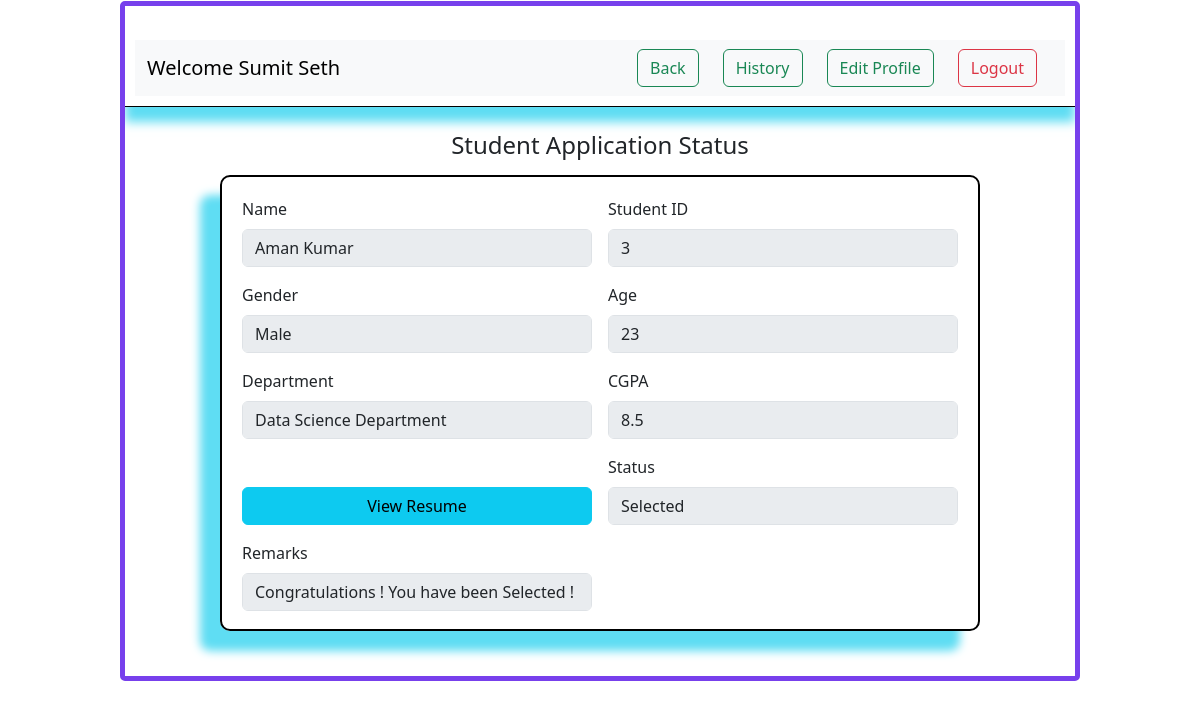
The page /student/status/2/2 (signed in) on the database its author committed.
### application/models.py (models this page shows)
class User(db.Model) :
    id = db.Column(db.Integer, primary_key=True)
    username = db.Column(db.String(150), unique=True, nullable=False)
    email = db.Column(db.String(100), unique=True, nullable=False)
    password = db.Column(db.String(150), nullable=False)
    role = db.Column(db.String(20), nullable=False)    # 'admin', 'student', 'company'
    is_active = db.Column(db.Boolean, default=True)
    age = db.Column(db.Integer)
    gender = db.Column(db.String(20))
    department = db.Column(db.String(100))
    cgpa = db.Column(db.Float)
    resume = db.Column(db.String(200))
    brief = db.Column(db.Text)
    headquarter = db.Column(db.String(200))
    website = db.Column(db.String(200))
    hr_contact = db.Column(db.String(150))
    is_approved = db.Column(db.Boolean, default=False)
    applications = db.relationship('Application', backref='student', cascade='all, delete')  #If student is deleted -> applications also deleted.
    drives = db.relationship('PlacementDrive', backref='company', cascade="all, delete")     #If company is deleted -> drives also deleted

class Application(db.Model) :
    id = db.Column(db.Integer, primary_key=True)
    student_id = db.Column(db.Integer, db.ForeignKey('user.id'), nullable=False)
    drive_id = db.Column(db.Integer, db.ForeignKey('placement_drive.id'), nullable=False)
    application_date = db.Column(db.Date)
    status = db.Column(db.String(50), default='Applied')           # 'Applied', 'Shortlisted', 'Selected', 'Rejected'
    remarks = db.Column(db.Text)
    __table_args__ = (db.UniqueConstraint('student_id', 'drive_id', name='unique_application'),)     #to prevent duplicate applications

### application/controllers.py (the view)
@app.route("/student/status/<int:app_id>/<int:drive_id>")
def std_status(app_id, drive_id) :
        if 'user_id' not in session or session.get('role') != 'student':
            return redirect(url_for('login'))
        this_user= User.query.get(session['user_id'])
        drive = PlacementDrive.query.get(drive_id)
        application = Application.query.get(app_id)
        return render_template("std_app_status.html", this_user=this_user, drive=drive, application=application)

### templates/std_app_status.html (shortened to what this page needs)
<!DOCTYPE html>
<html lang="en">
<head>
    <link rel="stylesheet" href="{{ url_for('static', filename='style.css') }}">
    <link href="https://cdn.jsdelivr.net/npm/bootstrap@5.3.8/dist/css/bootstrap.min.css"
    rel="stylesheet">
</head>
<body>
    <div id="main">
        <div id="canvas"><br>
            <div id="top">
                <nav class="navbar navbar-expand-lg bg-body-tertiary">
                <div class="container-fluid">
                    <a class="navbar-brand">Welcome {{this_user.username}}</a>
                    <div class="collapse navbar-collapse" id="navbarSupportedContent">
                        <ul class="navbar-nav ms-auto mb-2 mb-lg-0">
                            <li class="nav-item mx-2">
                                <a class="btn btn-outline-success me-2" href="{{ url_for('student') }}">Back</a>
                            </li>
                            <li class="nav-item mx-2">
                                <a class="btn btn-outline-success me-2" href="#">History</a>
                            </li>
                            <li class="nav-item mx-2">
                                <a class="btn btn-outline-success me-2" href="{{ url_for('std_edit_profile') }}">Edit Profile</a>
                            </li>
                            <li class="nav-item mx-2">
                                <a class="btn btn-outline-danger me-2" href="{{ url_for('logout') }}">Logout</a>
                            </li>
                        </ul>
                    </div>
                </div>
                </nav>
            </div><br>
            <div class="text-center">
                <h4>Student Application Status</h4><br>
            </div>
            <div id="inside-content">
                <form action="{{ url_for('std_status', app_id=application.id, drive_id=application.drive_id) }}" class="row g-3">
                    <div class="col-md-6">
                        <label for="name" class="form-label">Name</label>
                        <input type="text" class="form-control" value="{{ application.student.username }}" aria-label="Disabled input example" disabled readonly>
                    </div>
                        <div class="col-md-6">
                        <label for="id" class="form-label">Student ID</label>
                        <input type="text" class="form-control" value="{{ application.student.id }}" aria-label="Disabled input example" disabled readonly>
                    </div>
                    <div class="col-md-6">
                        <label for="gender" class="form-label">Gender</label>
                        <input type="text" class="form-control" value="{{ application.student.gender }}" aria-label="Disabled input example" disabled readonly>
                    </div>
                    <div class="col-md-6">
                        <label for="age" class="form-label">Age</label>
                        <input type="text" class="form-control" value="{{ application.student.age }}" aria-label="Disabled input example" disabled readonly>
                    </div>
                    <div class="col-md-6">
                        <label for="department" class="form-label">Department</label>
                        <input type="text" class="form-control" value="{{ application.student.department }}" aria-label="Disabled input example" disabled readonly>
                    </div>
                    <div class="col-md-6">
                        <label for="cgpa" class="form-label">CGPA</label>
                        <input type="text" class="form-control" value="{{ application.student.cgpa }}" aria-label="Disabled input example" disabled readonly>
                    </div>
                    <div class="col-md-6 d-flex align-items-end">
                        <a href="{{ application.student.resume }}" target="_blank" class="btn btn-info w-100">
                            View Resume
                        </a>
                    </div>
                    <div class="col-md-6">
                        <label for="status" class="form-label">Status</label>
                        <input type="text" class="form-control" value="{{ application.status }}" aria-label="Disabled input example" disabled readonly>
                    </div><br>
                    <div class="col-md-6">
                        <label for="remarks" class="form-label">Remarks</label>
                        <input type="text" class="form-control" value="{{ application.remarks }}" aria-label="Disabled input example" disabled readonly>
                    </div>
                </form>
            </div><br>
        </div>
    </div>
</body>
</html>

### static/style.css (style rules this page uses)
* { margin:0px; }
#main { margin-top: 1px; }
#canvas { border: 5px solid rgb(119, 64, 236); width:80%; height: 680px; margin:auto; overflow-y: auto; border-radius: 5px; }
#top { position: sticky; top: 0; background-color: white; z-index: 100; padding: 10px; border-bottom: 1px solid black; box-shadow: 0px 15px 10px rgb(95, 221, 243); }
#inside-content { border: 2px solid black; border-radius: 10px; width: 80%; height: 360px; margin: auto; padding: 15px; overflow-y: auto; box-shadow: -20px 20px 10px rgb(95, 221, 243); }

### templates/std_app_status.html (style rules this page uses)
#inside-content { margin-top: -17px; padding: 20px; height:456px; width: 80%; }

### rows shown on the page
User: username "Sumit Seth"
User: student.username "Aman Kumar", student.id "3", student.gender "Male", student.age "23", student.department "Data Science Department", student.cgpa "8.5"
Application: status "Selected", remarks "Congratulations ! You have been Selected !"
